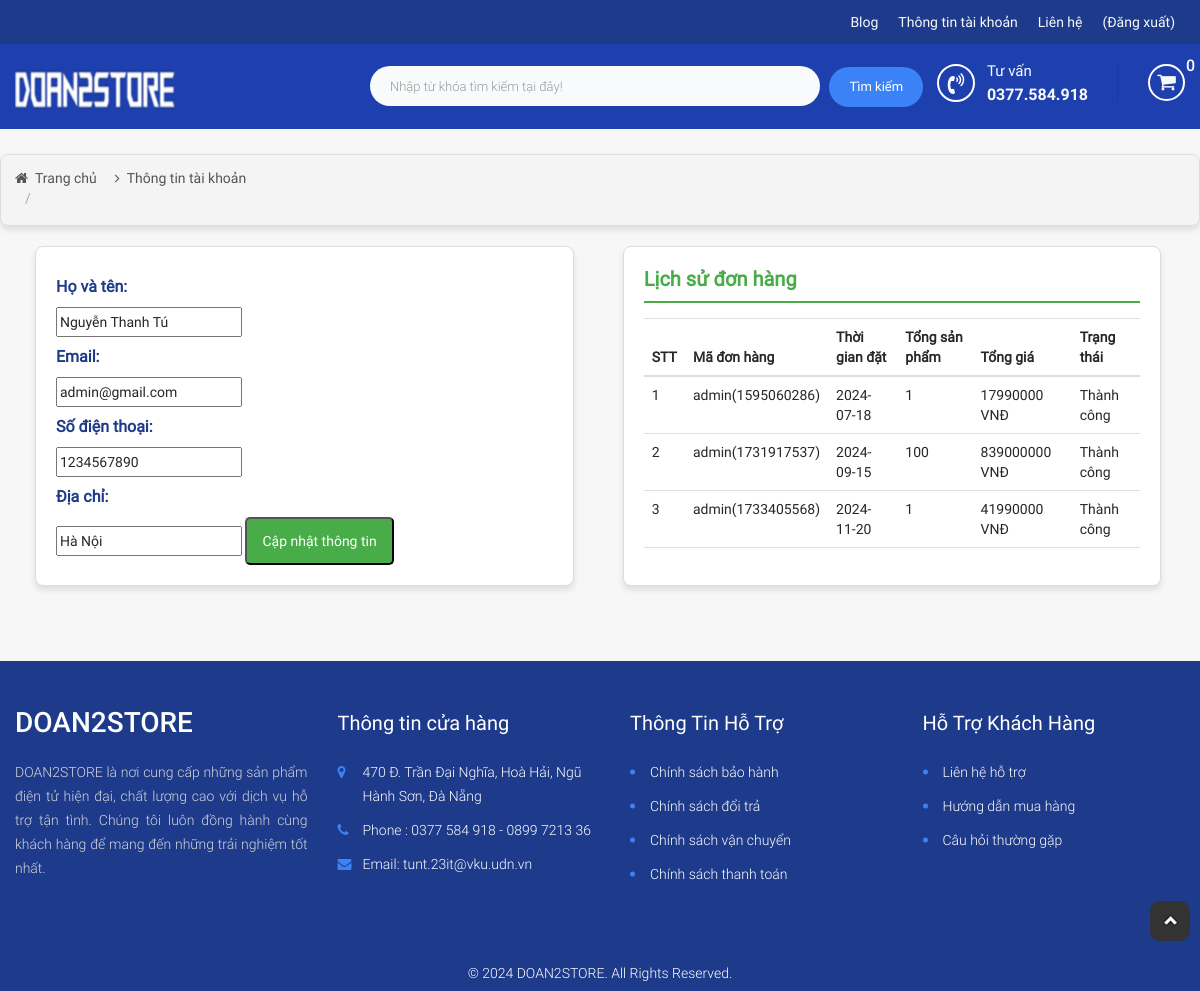
Page /STORE/index.php?modules=contacts&action=introduce (signed in) on the committed database.
### tables this page shows
CREATE TABLE `tbl_customer` (
  `id` int(11) NOT NULL,
  `username` varchar(255) NOT NULL,
  `password` varchar(255) NOT NULL,
  `fullname` varchar(255) NOT NULL,
  `mail` varchar(255) NOT NULL,
  `phone` varchar(10) NOT NULL,
  `address` text NOT NULL,
  `create_date` varchar(255) NOT NULL
);

CREATE TABLE `tbl_order` (
  `id` int(11) NOT NULL,
  `custom_id` int(11) NOT NULL,
  `total_price` float NOT NULL,
  `total_num_product` int(11) NOT NULL,
  `create_date` date DEFAULT NULL,
  `note` text NOT NULL,
  `payment_method` varchar(255) NOT NULL,
  `status` enum('Thành công','Chờ xác nhận','Hủy','') NOT NULL,
  `id_cart` int(11) NOT NULL,
  `time` varchar(255) NOT NULL,
  `code` varchar(255) NOT NULL,
  `date_confirm` varchar(255) NOT NULL
);

### STORE/modules/contacts/controllers/indexController.php (called while the page is built, shortened)
<?php
function introduceAction()
{
    $data = array();
    if (!empty($_SESSION['id_customer'])) {
        $user_id = $_SESSION['id_customer'];
        $data['user_info'] = getUserById($user_id);
        $data['order_history'] = getListOrder($user_id);
    } else {
        $data['user_info'] = null;
        $data['order_history'] = null;
    }
    load_view('introduce', $data);
}

### STORE/libraries/database.php (called while the page is built, shortened)
<?php
function db_query($query_string)
{
    global $conn;
    $result = mysqli_query($conn, $query_string);
    return $result;
}
function db_fetch_row($query_string)
{
    $mysqli_result = db_query($query_string);
    $result = mysqli_fetch_assoc($mysqli_result);
    return $result;
}
function db_fetch_array($query_string)
{
    $result = array();
    $mysqli_result = db_query($query_string);
    while ($row = mysqli_fetch_assoc($mysqli_result)) {
        $result[] = $row;
    }
    return $result;
}

### STORE/modules/contacts/models/indexModel.php (called while the page is built, shortened)
<?php
function getUserById($user_id)
{
    $result = db_fetch_row("SELECT * FROM `tbl_customer` WHERE `id` = '$user_id'");
    return $result;
}
function getListOrder($id_customer)
{
    return db_fetch_array("SELECT * FROM `tbl_order` WHERE `custom_id` = '$id_customer'");
}

### STORE/core/router.php (called while the page is built, shortened)
<?php
$action_name = get_action() . 'Action';
call_function(array('construct', $action_name));

### STORE/core/appload.php (called while the page is built, shortened)
<?php
require CONFIGPATH . DIRECTORY_SEPARATOR . 'database.php';
require LIBPATH . DIRECTORY_SEPARATOR . 'database.php';
require COREPATH . DIRECTORY_SEPARATOR . 'base.php';
require COREPATH . DIRECTORY_SEPARATOR . 'router.php';

### STORE/index.php (called while the page is built, shortened)
<?php
require COREPATH . DIRECTORY_SEPARATOR . 'appload.php';

### STORE/modules/contacts/views/introduceView.php (the view, shortened to what this page needs)
<?php get_header(); ?>
<div id="main-content-wp" class="checkout-page">
    <div class="section" id="breadcrumb-wp">
        <div class="wp-inner">
            <div class="section-detail">
                <ul class="list-item clearfix">
                    <li>
                        <a href="?page=home" title="">Trang chủ</a>
                    </li>
                    <li>
                        <a href="" title="">Thông tin tài khoản</a>
                    </li>
                </ul>
            </div>
        </div>
    </div>
    <div id="wrapper" class="wp-inner clearfix">
        <div class="section" id="customer-info-wp">
            <div>
                <?php if (!empty($user_info)) : ?>
                    <form id="update-user-info-form" method="POST" action="">
                        <p><strong>Họ và tên:</strong></p>
                        <input type="text" name="fullname" value="<?php echo htmlspecialchars($user_info['fullname']); ?>" readonly>
                        <p><strong>Email:</strong></p>
                        <input type="email" name="mail" value="<?php echo htmlspecialchars($user_info['mail']); ?>" readonly>
                        <p><strong>Số điện thoại:</strong></p>
                        <input type="text" name="phone" value="<?php echo htmlspecialchars($user_info['phone']); ?>" readonly>
                        <p><strong>Địa chỉ:</strong></p>
                        <input type="text" name="address" value="<?php echo htmlspecialchars($user_info['address']); ?>" readonly>
                        <button type="button" id="edit-btn" style="display:inline-block; padding:10px 15px; color:#fff; background-color:#48ad48; border-radius:5px; text-decoration:none;">Cập nhật thông tin</button>
                    </form>
                <?php else : ?>
                    <p>Không có thông tin người dùng.</p>
                <?php endif; ?>
            </div>
        </div>
        <div class="section" id="order-history-wp">
            <div class="section-head">
                <h1 class="section-title">Lịch sử đơn hàng</h1>
            </div>
            <div>
                <?php if (!empty($order_history)) : ?>
                    <table class="table">
                        <thead>
                            <tr>
                                <th>STT</th>
                                <th>Mã đơn hàng</th>
                                <th>Thời gian đặt</th>
                                <th>Tổng sản phẩm</th>
                                <th>Tổng giá</th>
                                <th>Trạng thái</th>
                            </tr>
                        </thead>
                        <tbody>
                            <?php foreach ($order_history as $key => $order) : ?>
                                <tr>
                                    <td><?php echo $key + 1; ?></td>
                                    <td><?php echo htmlspecialchars($order['code']); ?></td>
                                    <td><?php echo htmlspecialchars($order['create_date']); ?></td>
                                    <td><?php echo htmlspecialchars($order['total_num_product']); ?></td>
                                    <td><?php echo htmlspecialchars($order['total_price']) . ' VNĐ'; ?></td>
                                    <td><?php echo htmlspecialchars($order['status']); ?></td>
                                </tr>
                            <?php endforeach; ?>
                        </tbody>
                    </table>
                <?php else : ?>
                    <p>Không có lịch sử đơn hàng.</p>
                <?php endif; ?>
            </div>
        </div>
    </div>
</div>
<?php get_footer(); ?>

### STORE/core/base.php (shortened to what this page needs)
<?php
function get_module()
{
    global $config;
    $module = isset($_GET['modules']) ? $_GET['modules'] : $config['default_module'];
    return $module;
}
function call_function($list_function = array())
{
    if (is_array($list_function)) {
        foreach ($list_function as $f) {
            if (function_exists($f())) {
                $f();
            }
        }
    }
}
function load_view($name, $data_send = array())
{
    $data = $data_send;
    $path = MODULESPATH . DIRECTORY_SEPARATOR . get_module() . DIRECTORY_SEPARATOR . 'views' . DIRECTORY_SEPARATOR . $name . 'View.php';
    if (file_exists($path)) {
        require $path;
    } else {
        echo "Không tìm thấy {$path}";
    }
}
function get_header($name = '')
{
    if (empty($name)) {
        $name = 'header';
    } else {
        $name = "header-{$name}";
    }
    $path = LAYOUTPATH . DIRECTORY_SEPARATOR . $name . '.php';
    if (file_exists($path)) {
        require $path;
    } else {
        echo "Không tìm thấy {$path}";
    }
}
function get_footer($name = '')
{
    if (empty($name)) {
        $name = 'footer';
    } else {
        $name = "footer-{$name}";
    }
    $path = LAYOUTPATH . DIRECTORY_SEPARATOR . $name . '.php';
    if (file_exists($path)) {
        require $path;
    } else {
        echo "Không tìm thấy {$path}";
    }
}

### STORE/layout/header.php (shortened to what this page needs)
<!DOCTYPE html>
<html>
<head>
    <link href="public/css/bootstrap/bootstrap-theme.min.css" rel="stylesheet" type="text/css" />
    <link href="public/css/bootstrap/bootstrap.min.css" rel="stylesheet" type="text/css" />
    <link href="public/reset.css" rel="stylesheet" type="text/css" />
    <link href="public/css/carousel/owl.carousel.css" rel="stylesheet" type="text/css" />
    <link href="public/css/carousel/owl.theme.css" rel="stylesheet" type="text/css" />
    <link href="public/css/font-awesome/css/font-awesome.min.css" rel="stylesheet" type="text/css" />
    <link href="public/style.css" rel="stylesheet" type="text/css" />
    <link href="public/responsive.css" rel="stylesheet" type="text/css" />
</head>
<body>
    <div id="site">
        <div id="container">
            <div id="header-wp">
                <div id="head-top" class="clearfix">
                    <div class="wp-inner">
                        <div id="main-menu-wp" class="fl-right">
                            <ul id="main-menu" class="clearfix">
                                <li>
                                    <a href="?modules=blogs&action=list" title="">Blog</a>
                                </li>
                                <li>
                                    <a href="?modules=contacts&action=introduce" title="">Thông tin tài khoản</a>
                                </li>
                                <li>
                                    <a href="?modules=contacts&action=contact" title="">Liên hệ</a>
                                </li>
                                <?php if (!empty($_SESSION['fullname'])) { ?>
                                    <li>
                                        <a href="?modules=users&action=logout" title="">(Đăng xuất)</a>
                                    </li>
                                <?php } ?>
                            </ul>
                        </div>
                    </div>
                </div>
                <div id="head-body" class="clearfix">
                    <div class="wp-inner">
                        <a href="?modules=home" title="" id="logo" class="fl-left"><img src="public/images/text.png" /></a>
                        <div id="search-wp" class="fl-left">
                            <form method="post" action="?modules=search&controllers=index&action=search">
                                <input type="text" name="key_word" id="s" placeholder="Nhập từ khóa tìm kiếm tại đây!">
                                <input type="submit" id="sm-s" name="btn_submit" value="Tìm kiếm">
                            </form>
                        </div>
                        <div id="action-wp" class="fl-right">
                            <div id="advisory-wp" class="fl-left">
                                <span class="title">Tư vấn</span>
                                <span class="phone">0377.584.918</span>
                            </div>
                            <div id="cart-wp" class="fl-right">
                                <div id="btn-cart">
                                    <i class="fa fa-shopping-cart" aria-hidden="true"></i>
                                    <span id="num"><?php if (isset($_SESSION['cart']['buy']) && !empty($_SESSION['id_customer'])) echo $_SESSION['cart']['info']['num_oder'];
                                                    else echo '0'; ?></span>
                                </div>
                            </div>
                        </div>
                    </div>
                </div>
            </div>

### STORE/layout/footer.php (shortened to what this page needs)
<div id="footer-wp">
    <div id="foot-body">
        <div class="wp-inner clearfix">
            <div class="block" id="info-company">
                <h3 class="title">DOAN2STORE</h3>
                <p class="desc">DOAN2STORE là nơi cung cấp những sản phẩm điện tử hiện đại, chất lượng cao với dịch vụ hỗ trợ tận tình. Chúng tôi luôn đồng hành cùng khách hàng để mang đến những trải nghiệm tốt nhất.</p>
            </div>
            <div class="block menu-ft" id="info-shop">
                <h3 class="title">Thông tin cửa hàng</h3>
                <ul class="list-item">
                    <li>
                        <p>470 Đ. Trần Đại Nghĩa, Hoà Hải, Ngũ Hành Sơn, Đà Nẵng</p>
                    </li>
                    <li>
                        <p>Phone : 0377 584 918 - 0899 7213 36</p>
                    </li>
                    <li>
                        <p>Email: tunt.23it@vku.udn.vn</p>
                    </li>
                </ul>
            </div>
            <div class="block menu-ft" id="info-shop">
                <h3 class="title">Thông Tin Hỗ Trợ</h3>
                <ul class="list-item">
                    <li><a href="#">Chính sách bảo hành</a></li>
                    <li><a href="#">Chính sách đổi trả</a></li>
                    <li><a href="#">Chính sách vận chuyển</a></li>
                    <li><a href="#">Chính sách thanh toán</a></li>
                </ul>
            </div>
            <div class="block menu-ft" id="info-shop">
                <h3 class="title">Hỗ Trợ Khách Hàng</h3>
                <ul class="list-item">
                    <li><a href="#">Liên hệ hỗ trợ</a></li>
                    <li><a href="#">Hướng dẫn mua hàng</a></li>
                    <li><a href="#">Câu hỏi thường gặp</a></li>
                </ul>
            </div>
        </div>
    </div>
    <div id="foot-bot">
        <div class="wp-inner">
            <p id="copyright">© 2024 DOAN2STORE. All Rights Reserved.</p>
        </div>
    </div>
</div>
</div>
<div id="btn-top"><img src="public/images/icon-to-top.png" alt="" /></div>
</body>
</html>

### rows in the picture
tbl_customer: fullname "Nguyễn Thanh Tú", mail "admin@gmail.com", phone "1234567890", address "Hà Nội"
tbl_order: code "admin(1595060286)", create_date "2024-07-18", total_num_product "1", total_price "17990000", status "Thành công"
tbl_order: code "admin(1731917537)", create_date "2024-09-15", total_num_product "100", total_price "839000000", status "Thành công"
tbl_order: code "admin(1733405568)", create_date "2024-11-20", total_num_product "1", total_price "41990000", status "Thành công"
